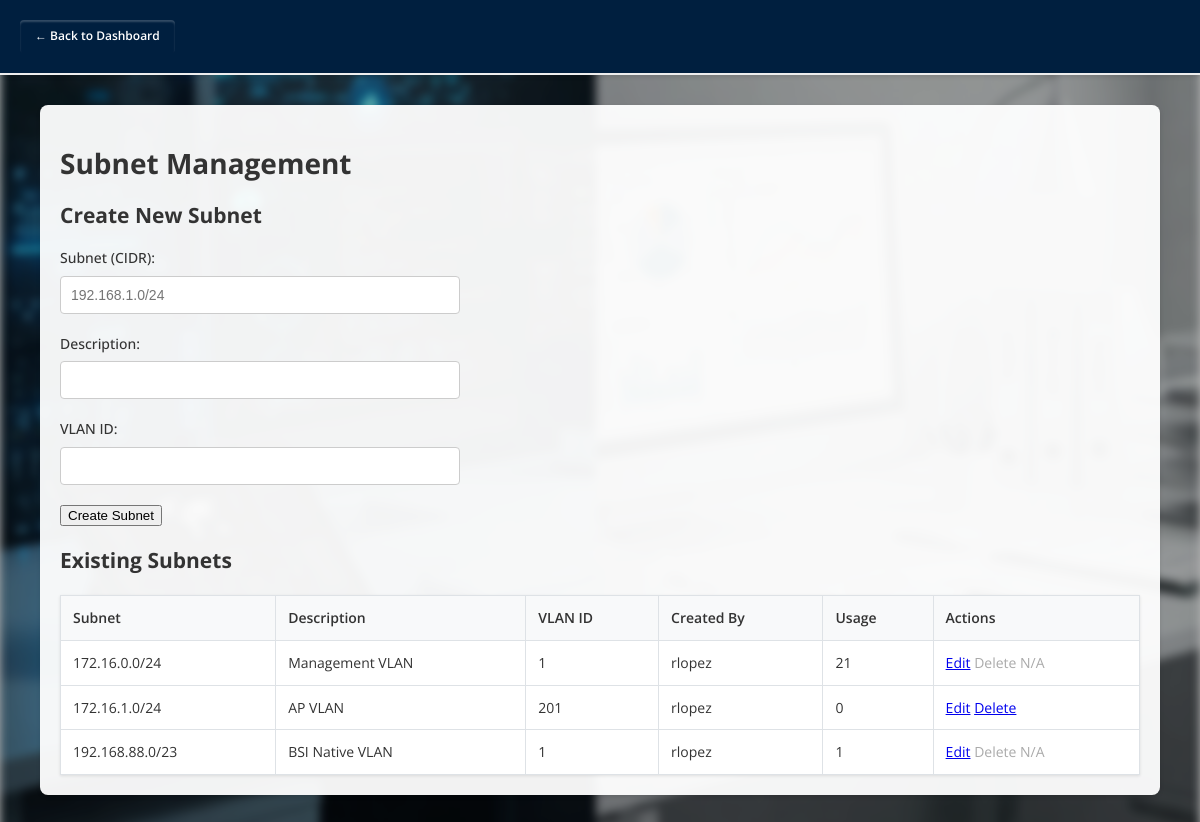
The page /subnets.php (signed in) on the database its author committed.
### tables this page shows
CREATE TABLE `subnets` (
  `id` int(11) NOT NULL AUTO_INCREMENT,
  `subnet` varchar(50) NOT NULL,
  `description` text DEFAULT NULL,
  `vlan_id` varchar(20) DEFAULT NULL,
  `created_by` int(11) DEFAULT NULL,
  `company_id` int(11) NOT NULL DEFAULT 1,
  PRIMARY KEY (`id`),
  KEY `created_by` (`created_by`),
  KEY `fk_subnets_company` (`company_id`),
  CONSTRAINT `fk_subnets_company` FOREIGN KEY (`company_id`) REFERENCES `companies` (`company_id`) ON DELETE CASCADE,
  CONSTRAINT `subnets_ibfk_1` FOREIGN KEY (`created_by`) REFERENCES `users` (`id`)
);

CREATE TABLE `users` (
  `id` int(11) NOT NULL AUTO_INCREMENT,
  `username` varchar(50) DEFAULT NULL,
  `email` varchar(100) DEFAULT NULL,
  `first_name` varchar(50) NOT NULL,
  `middle_name` varchar(50) DEFAULT NULL,
  `last_name` varchar(50) NOT NULL,
  `password_hash` varchar(255) DEFAULT NULL,
  `role` enum('admin','user','guest') DEFAULT 'guest',
  `created_at` timestamp NOT NULL DEFAULT current_timestamp(),
  `active` tinyint(1) DEFAULT 1,
  PRIMARY KEY (`id`),
  UNIQUE KEY `username` (`username`),
  UNIQUE KEY `email` (`email`)
);

### subnets.php (the view, shortened to what this page needs)
<?php
include 'config.php';
$subnets = $pdo->query("
    SELECT s.*, u.username AS creator,
           (SELECT COUNT(*) FROM ips WHERE subnet_id = s.id) AS ip_count
    FROM subnets s
    LEFT JOIN users u ON s.created_by = u.id
    ORDER BY s.subnet ASC
")->fetchAll();
?>
<!DOCTYPE html>
<html lang="en">
<head>
  <link rel="stylesheet" href="style.css">
</head>
<body>
  <div class="nav">
    <a href="dashboard.php" class="nav-btn">← Back to Dashboard</a>
  </div>
  <div class="container">
    <h1>Subnet Management</h1>
    <?php if ($_SESSION['role'] === 'admin'): ?>
      <h2>Create New Subnet</h2>
      <form method="POST" class="form-container">
        <div class="form-group">
          <label for="subnet">Subnet (CIDR):</label>
          <input type="text" id="subnet" name="subnet" placeholder="192.168.1.0/24" required>
        </div>
        <div class="form-group">
          <label for="description">Description:</label>
          <input type="text" id="description" name="description">
        </div>
        <div class="form-group">
          <label for="vlan_id">VLAN ID:</label>
          <input type="text" id="vlan_id" name="vlan_id">
        </div>
        <div class="form-group">
          <button type="submit" class="btn">Create Subnet</button>
        </div>
      </form>
    <?php endif; ?>
    <h2>Existing Subnets</h2>
    <?php if (count($subnets) > 0): ?>
      <table>
        <tr>
          <th>Subnet</th>
          <th>Description</th>
          <th>VLAN ID</th>
          <th>Created By</th>
          <th>Usage</th>
          <th>Actions</th>
        </tr>
        <?php foreach ($subnets as $subnet): ?>
        <tr>
          <td><?= htmlspecialchars($subnet['subnet']) ?></td>
          <td><?= htmlspecialchars($subnet['description']) ?></td>
          <td><?= htmlspecialchars($subnet['vlan_id']) ?></td>
          <td><?= htmlspecialchars($subnet['creator']) ?></td>
          <td><?= $subnet['ip_count'] ?></td>
          <td>
            <a href="edit_subnet.php?id=<?= $subnet['id'] ?>" class="btn">Edit</a>
            <?php if ($subnet['ip_count'] == 0): ?>
              <a href="delete_subnet.php?id=<?= $subnet['id'] ?>" class="btn" onclick="return confirm('Are you sure you want to delete this subnet?');">Delete</a>
            <?php else: ?>
              <span style="color: #aaa;">Delete N/A</span>
            <?php endif; ?>
          </td>
        </tr>
        <?php endforeach; ?>
      </table>
    <?php else: ?>
      <p>No subnets found. <a href="subnets.php">Create one first</a></p>
    <?php endif; ?>
  </div>
</body>
</html>

### style.css (style rules this page uses)
:root { --primary-color: #007bff; --primary-dark: #0056b3; --background-color: #f5f5f5; --text-color: #333; --header-bg: #001f3f; --header-border: #eee; --card-bg: #fff; --card-shadow: rgba(0, 0, 0, 0.1); }
html, body { margin: 0; padding: 0; margin-bottom: 30px; }
body { font-family: 'Open Sans', sans-serif; font-size: 14px; line-height: 1.4; min-height: 100vh; color: var(--text-color); position: relative; overflow-x: hidden; }
body::before { content: ""; position: fixed; top: 0; left: 0; width: 100%; height: 100%; background: url('ipam.jpg') no-repeat center center fixed; background-size: cover; filter: blur(5px); z-index: -1; }
body::after { content: ""; position: fixed; top: 0; left: 0; width: 100%; height: 100%; background: rgba(0, 0, 0, 0.3); z-index: -1; }
.nav { background-color: var(--header-bg); margin-bottom: 30px; padding: 20px; border-bottom: 2px solid var(--header-border); box-shadow: 0 2px 4px var(--card-shadow); }
.nav-btn { text-decoration: none; background: #001f3f; color: #fff; padding: 8px 15px; border-radius: 5px; font-size: 12px; font-weight: 600; transition: 0.3s ease-in-out; display: inline-block; }
table { border-collapse: collapse; margin-top: 20px; width: 100%; background-color: var(--card-bg); box-shadow: 0 1px 3px var(--card-shadow); font-size: 14px; }
th, td { border: 1px solid #dee2e6; padding: 12px; text-align: left; font-size: 14px; }
th { background-color: #f8f9fa; font-weight: 600; }
form div, .form-group { margin: 15px 0; font-size: 14px; }
input, select { padding: 10px; width: 100%; max-width: 400px; border: 1px solid #ccc; border-radius: 4px; box-sizing: border-box; font-size: 14px; }
.container { background-color: rgba(255, 255, 255, 0.95); padding: 20px; border-radius: 8px; box-shadow: 0 2px 4px var(--card-shadow); margin: 20px; }
.form-group label { display: block; margin-bottom: 8px; font-weight: 500; }
.nav-btn, button.nav-btn, .logout-btn, .login-button { color: #fff; padding: 8px 15px; border-radius: 4px; border: none; cursor: pointer; transition: background-color 0.2s, box-shadow 0.2s; box-shadow: inset 0 2px 2px rgba(255, 255, 255, 0.2); }

### subnets.php (style rules this page uses)
.container { width: 90%; max-width: 1200px; margin: 20px auto; }
.form-group { margin-bottom: 20px; }

### rows shown on the page
subnets: subnet "172.16.0.0/24", description "Management VLAN", vlan "1", created_by.username "rlopez", ip_count "21", shows "Delete N/A"
subnets: subnet "172.16.1.0/24", description "AP VLAN", vlan "201", created_by.username "rlopez", ip_count "0"
subnets: subnet "192.168.88.0/23", description "BSI Native VLAN", vlan "1", created_by.username "rlopez", ip_count "1", shows "Delete N/A"
